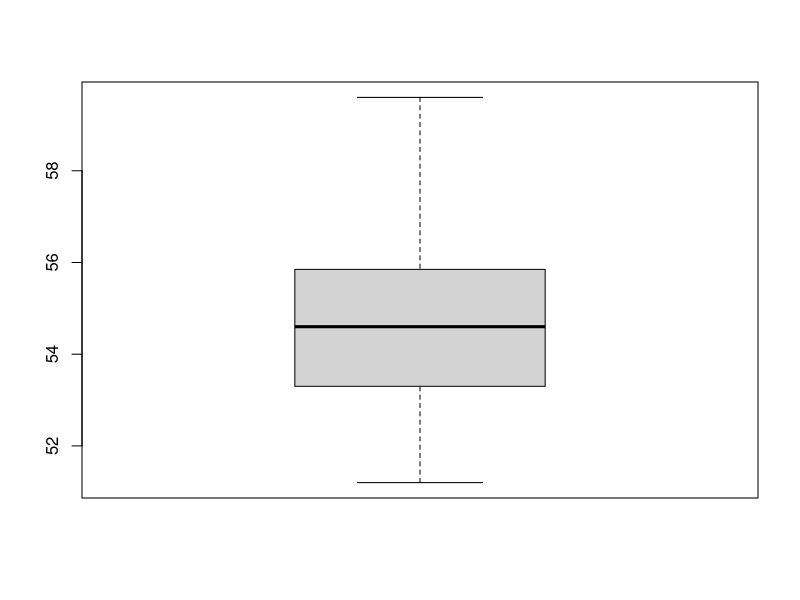
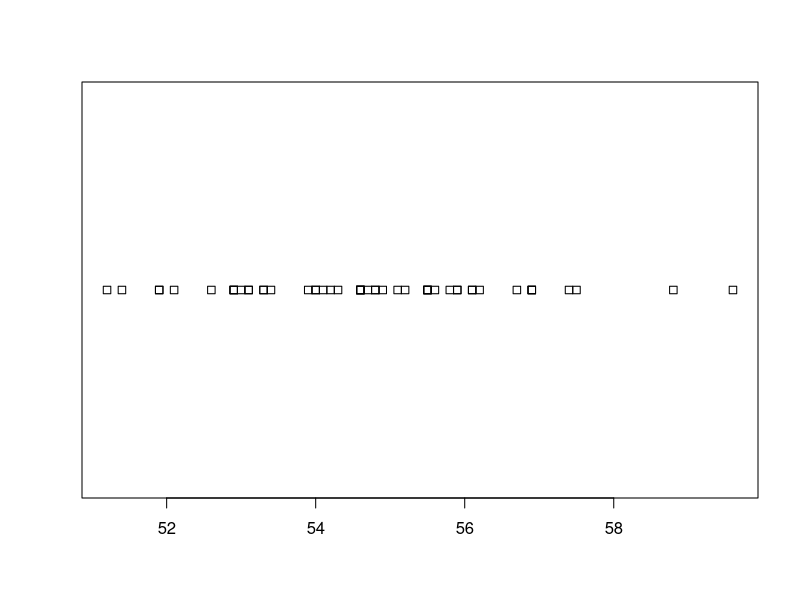
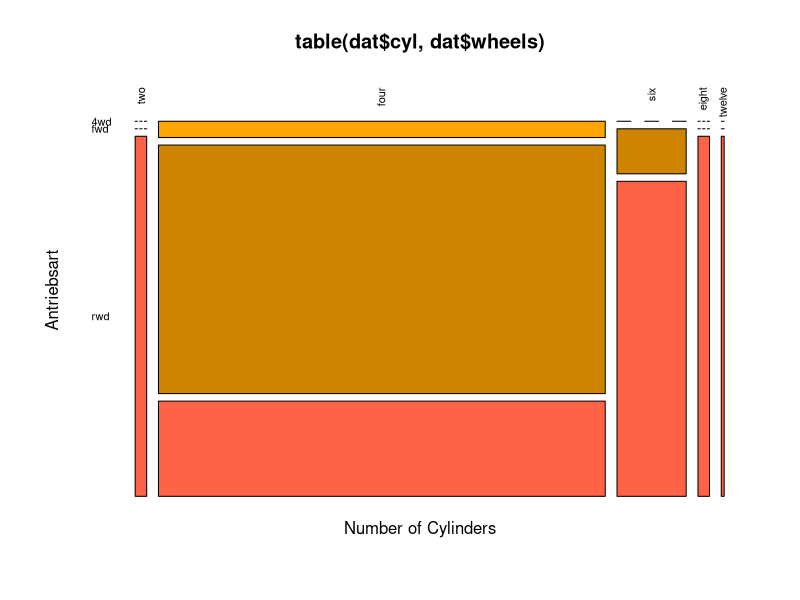
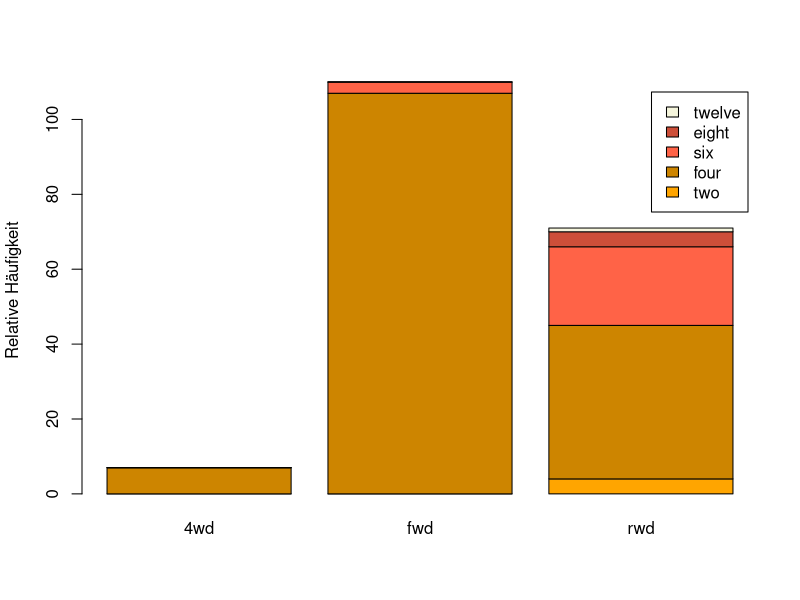
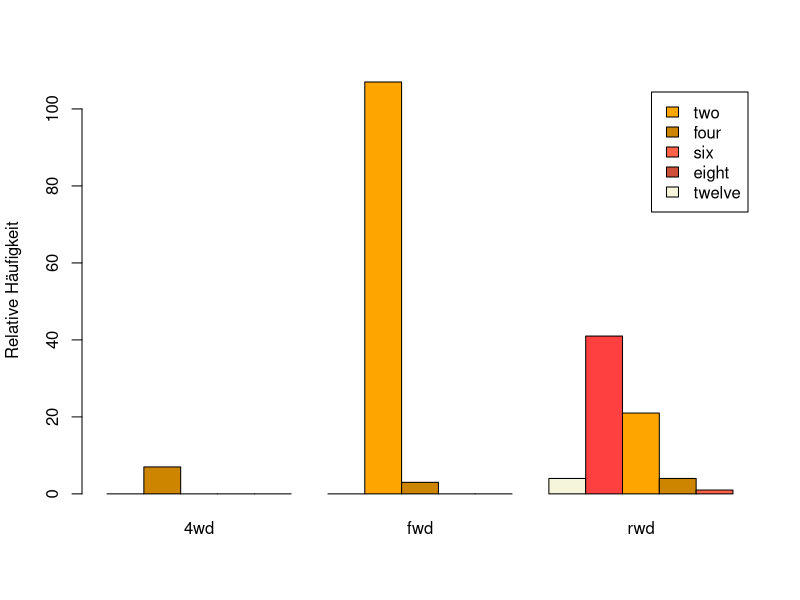
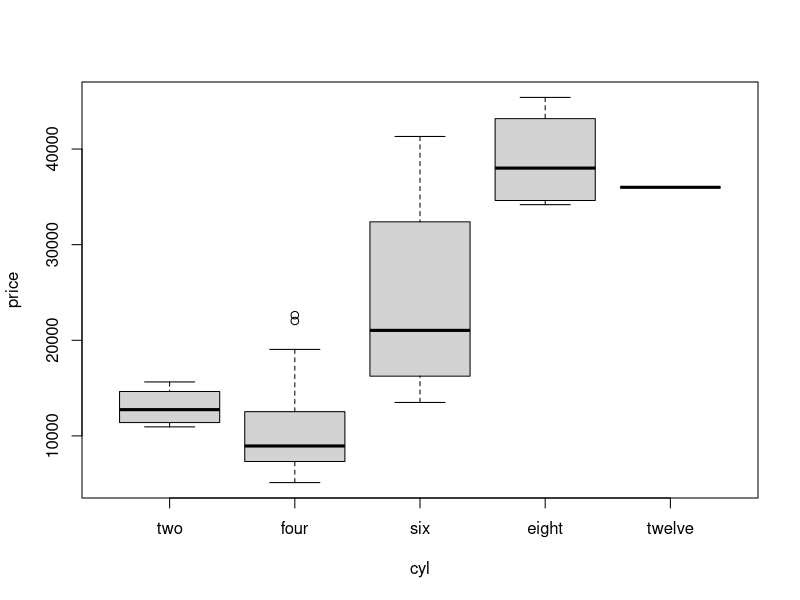
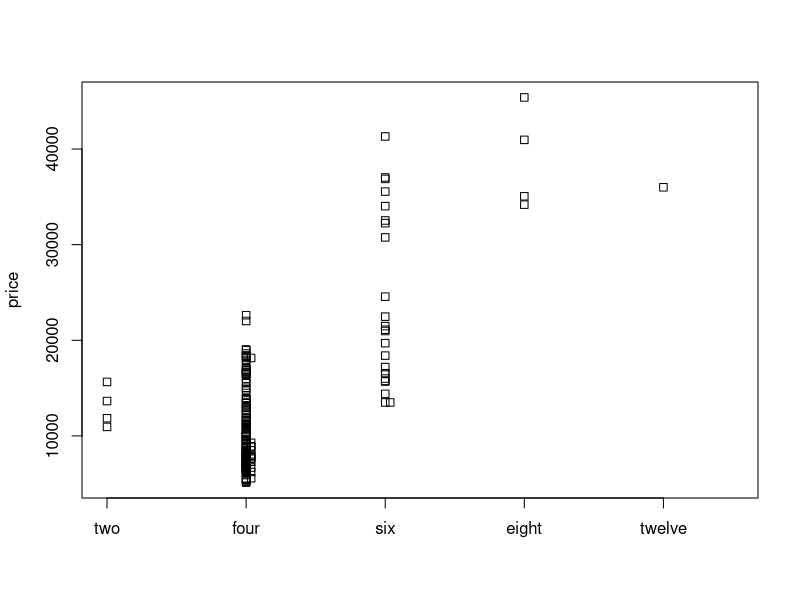
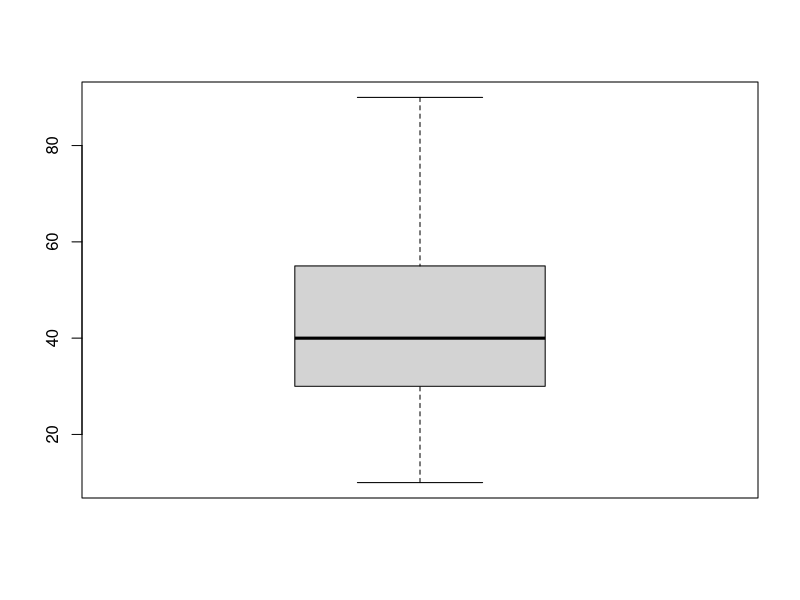

Recreate these plots in R, in order.
# ---- Boxplot ----
munis <- c(53.9, 54.3, 54.6, 54.6, 54.9, 55.9, 55.1, 55.2, 55.5, 55.5, 55.5, 55.5, 55.6, 55.8, 51.2, 51.4, 51.9, 51.9, 52.1, 52.6, 52.9, 52.9, 52.9, 53, 53.1, 53.1, 53.3, 55.9, 56.1, 56.1, 56.2, 56.7, 56.9, 56.9, 56.9, 57.4, 57.5, 58.8, 59.6, 53.3, 53.4, 54, 54, 54.1, 54.2, 54.6, 54.6, 54.6, 54.7, 54.8, 54.8)

boxplot(munis)
stripchart(munis)

# ---- Aufgabe 1----
dat <- read.table('./data/imports85.txt', sep = '\t', header = T)
dat

# A
dat$cyl <- factor(dat$cyl, levels = c('two', 'four', 'six', 'eight', 'twelve'))

mosaicplot(table(dat$cyl, dat$wheels), las = 2, xlab = "Number of Cylinders", ylab = "Antriebsart", col = c("orange", "orange3", "tomato", "tomato3", "beige", "brown1"))

# B
barplot(table(dat$cyl, dat$wheels), ylab = "Relative Häufigkeit", legend.text = T, col = c("orange", "orange3", "tomato", "tomato3", "beige", "brown1"))

barplot(table(dat$cyl, dat$wheels), ylab = "Relative Häufigkeit", legend.text = T, col = c("orange", "orange3", "tomato", "tomato3", "beige", "brown1"), beside = T)

# C
par(mfrow=c(1,1))
boxplot(price ~ cyl, data=dat) # zivilstand = Faktor, Sequenz geordnet -> Faktor ordnet richtig ein
stripchart(price ~ cyl, data=dat, vertical=T, method='stack')


# ---- Aufgabe 2 ----
library(openxlsx)
dat <- read.xlsx('./data/datDS23t.xlsx')

# A
str(dat)
quantile(dat$anreisezeit_an_die_zhaw, na.rm = T) # 30 minuten

# B
?quantile
quantile(dat$anreisezeit_an_die_zhaw, probs = c(0.9), na.rm = T)

# C
boxplot(dat$anreisezeit_an_die_zhaw)
hist(dat$anreisezeit_an_die_zhaw)

# geht beides, es sind stetische Daten

# D
dat$programmierkenntnisse <- factor(dat$programmierkenntnisse, levels = c('nicht vorhanden', 'gering', 'mittel', 'gross'))
mosaicplot(table(dat$geschlecht, dat$programmierkenntnisse), las = 2, col=c("black", "rosybrown3", "limegreen", "green"))
t_vergleich <- prop.table(table(dat$geschlecht,dat$programmierkenntnisse), margin = 1)
t_vergleich
barplot(t_vergleich, col = c("black", "rosybrown3"), legend.text = T, beside = T, ylab = "Relative Häufigkeit")
